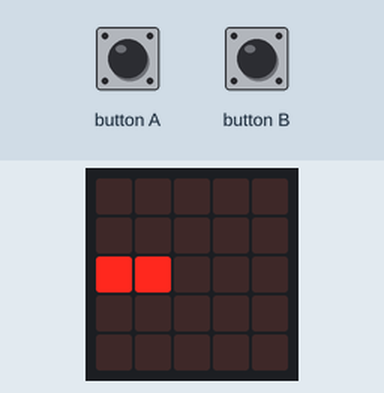
Recording of a program running on a simulated BBC micro:bit (MakeCode). On the bench: the board's 5×5 LED display. The inputs (shaded band) are chosen by the test bench.

Above: at 0.05 s.
At 1.27 s:
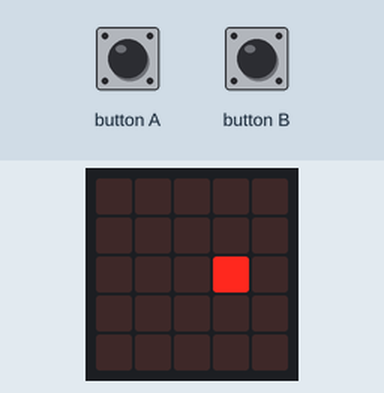
1.3 s: button B pressed for 0.15 s
At 2.6 s:
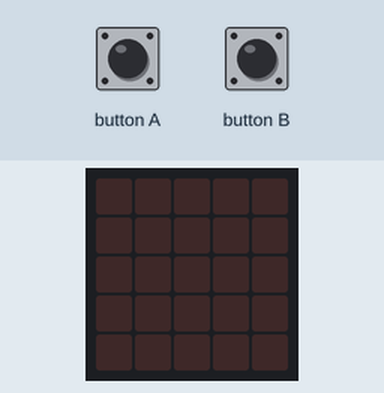

The program:

main.ts
```typescript
input.onButtonPressed(Button.A, function () {
    if (x == 2) {
        Puntos += 1
    }
})
input.onButtonPressed(Button.B, function () {
    Control = "pausa"
    basic.showNumber(Puntos)
    basic.pause(1000)
    basic.clearScreen()
    Control = "play"
})
let Control = ""
let x = 0
let Puntos = 0
Puntos = 0
x = 0
Control = "play"
led.plot(0, 2)
basic.forever(function () {
    if (Control == "play") {
        while (x <= 4) {
            x += 1
            led.plot(x, 2)
            basic.pause(100)
            basic.clearScreen()
        }
        while (x > 0) {
            x += -1
            led.plot(x, 2)
            basic.pause(100)
            basic.clearScreen()
        }
    }
})
```

test.ts
```typescript
// aquí va el archivo "tests"; esto no se compilará cuando este paquete se utilice como una extensión.
```

Measured:
- what the display in image 2 shows lasts 1.2 s, from 2.0 s to 3.2 s
